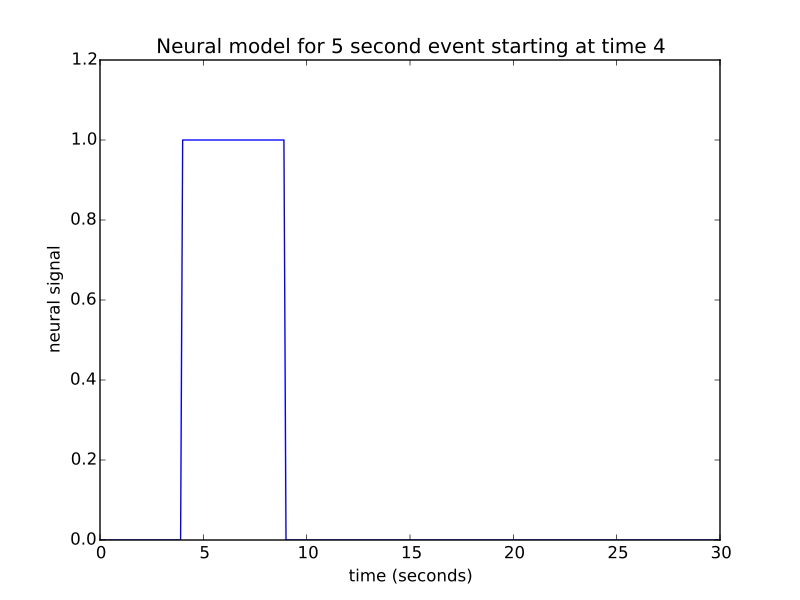

Write the Python code that produced this figure.
import numpy as np
import matplotlib.pyplot as plt

times = np.arange(0, 30, 0.1)
n_time_points = len(times)
neural_signal = np.zeros(n_time_points)
neural_signal[(times >= 4) & (times < 9)] = 1
plt.plot(times, neural_signal)
plt.xlabel('time (seconds)')
plt.ylabel('neural signal')
plt.ylim(0, 1.2)
plt.title("Neural model for 5 second event starting at time 4")
